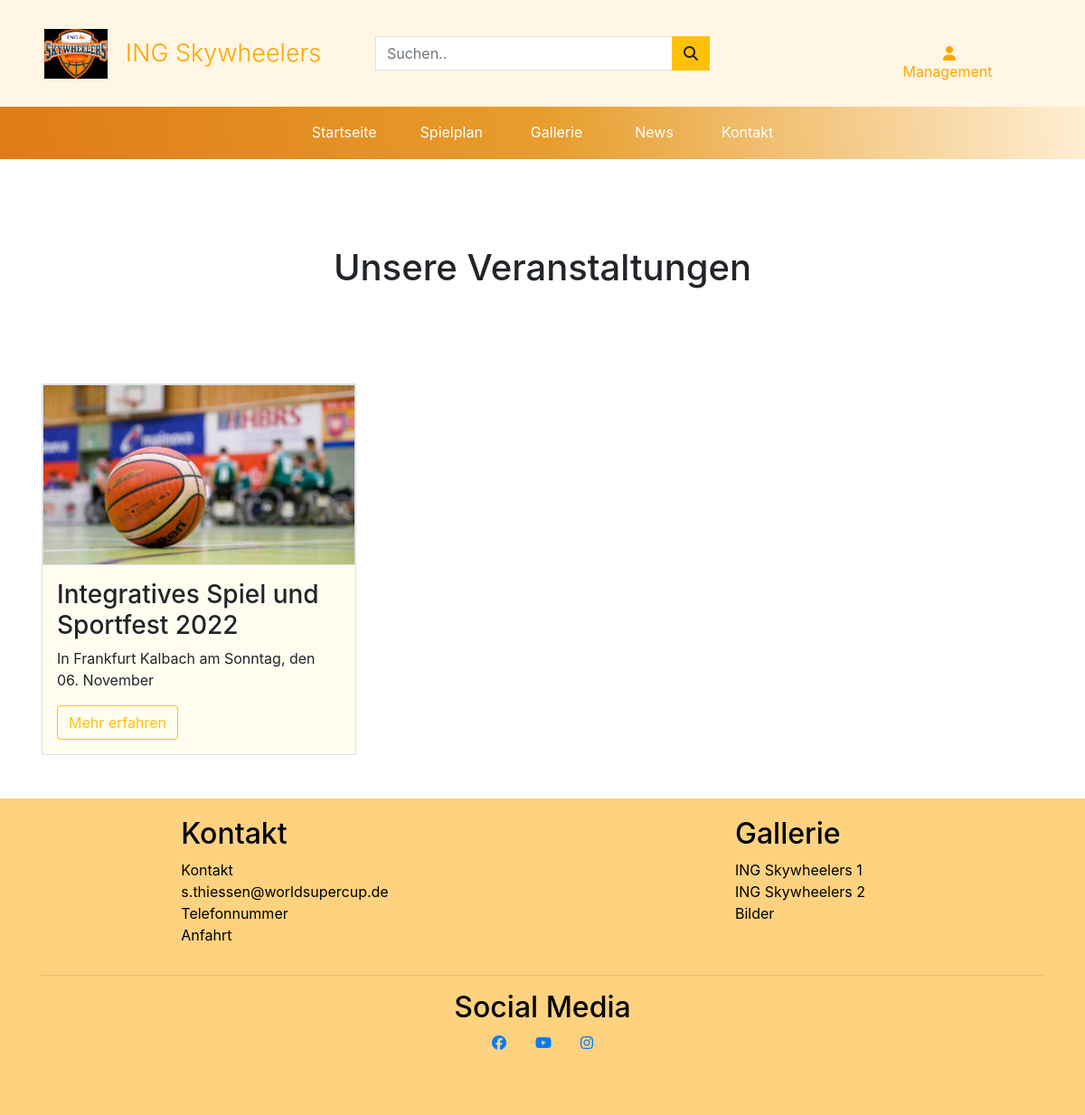
Screenshot of /events/ with the database file from the repository.
### events/models.py (models this page shows, shortened)
class EventInfo(models.Model):
    friendly_name = models.CharField(max_length=254, null=False, blank=False, default='')
    heading = models.CharField(max_length=254, null=False, blank=False, default='')
    short_description = models.CharField(max_length=254, null=False, blank=False, default='')
    image = models.ImageField(null=True, blank=True, default='')
    start_date = models.DateTimeField(blank=False,  default=None)
    end_date = models.DateTimeField(blank=False,  default=None)
    paragraph1 = models.TextField(default='', null=False, blank=False)
    paragraph2 = models.TextField(default='', null=True, blank=True)
    paragraph3 = models.TextField(default='', null=True, blank=True)
    paragraph4 = models.TextField(default='', null=True, blank=True)
    paragraph5 = models.TextField(default='', null=True, blank=True)
    paragraph6 = models.TextField(default='', null=True, blank=True)
    paragraph7 = models.TextField(default='', null=True, blank=True)
    paragraph8 = models.TextField(default='', null=True, blank=True)
    paragraph9 = models.TextField(default='', null=True, blank=True)
    paragraph10 = models.TextField(default='', null=True, blank=True)
    verbose_name_plural = 'Events'

### events/views.py (the view)
# urls.py: path('', views.events_page, name='eventsPage'),
def events_page(request):
    events = EventInfo.objects.all().order_by('start_date')
    context = {
        'events': events
    }
    return render(request, 'events/events.html', context)

### events/templates/events/events.html (shortened to what this page needs)
{% extends 'base.html' %}
{% load static %}
{% block css %}
<link rel="stylesheet" href="{% static 'events/events.css' %}">
{% endblock %}
{% block content %}
<section>
    <div class="container">
        <div class="row py-5 text-center">
            {% if request.user.is_superuser %}
            <div class="col mt-3 text-center">
                <h1>Unsere Veranstaltungen</h1>
                <div class="col d-flex justify-content-center text-center mt-3 mb-5">
                    <a href="{% url 'add_event' %}" class="btn btn-outline-warning rounded-0">+ Neue Veranstaltungen
                        Hinzufügen</a>
                </div>
            </div>
            {% else %}
            <div class="col my-5 text-center">
                <h1>Unsere Veranstaltungen</h1>
            </div>
            {% endif %}
        </div>
    </div>
    <div class="container">
        <div class="row">
            {% for event in events %}
            <div class="col-sm-12 col-md-6 col-lg-4 p-0 mb-5">
                <div class="mx-3 border">
                    {% if event.image %}
                    <a href="{% url 'events_content' event.id %}">
                        <div class="events-img border" style="width: 100%; height: 200px; background-image: url('{{ event.image.url }}');
                                    background-position: center; background-repeat: no-repeat; background-size: cover;"
                            alt="{{ event.heading }}">
                        </div>
                    </a>
                    {% endif %}
                    <div class="events-info orange-bg p-3">
                        <h3>{{event.heading}}</h3>
                        <p>{{ event.short_description }}</p>
                        <a href="{% url 'events_content' event.id %}" class="btn btn-outline-warning">Mehr erfahren</a>
                    </div>
                </div>
            </div>
            {% endfor %}
        </div>
    </div>
</section>
{% endblock %}

### events/static/events/events.css (style rules this page uses)
.orange-bg { background-color: #fffcf0; }

### rows the page displays
EventInfo: image (picture), heading "Integratives Spiel und Sportfest 2022", short_description "In Frankfurt Kalbach am Sonntag, den 06. November"
